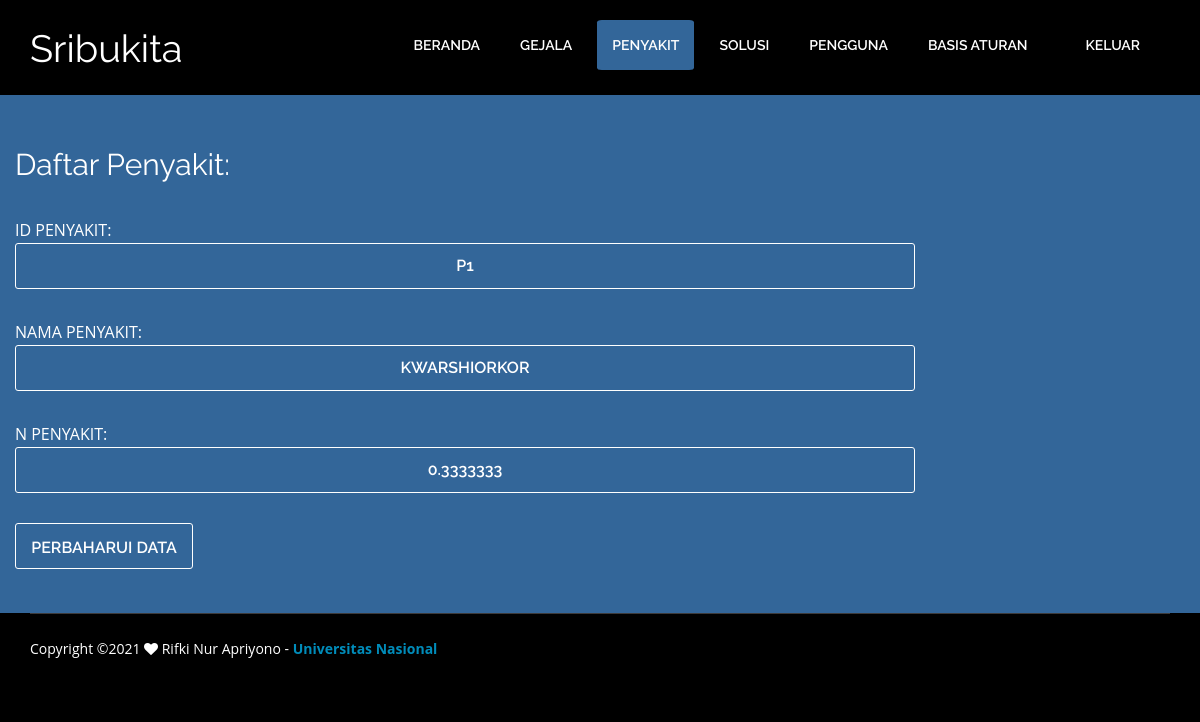
/admin/pen_edit.php?id_penyakit=p1, run on the app's committed database.
### tables this page shows
CREATE TABLE `daftar_penyakit` (
  `id_penyakit` varchar(10) DEFAULT NULL,
  `nama_penyakit` varchar(50) DEFAULT NULL,
  `npenyakit` double DEFAULT NULL
);

### admin/pen_edit.php (the view, shortened to what this page needs)
<!doctype html>
<?php include_once '../config.php'; ?>
<html style="background:#000;">
<head>
    <link href="../css/bootstrap.min.css" rel="stylesheet" type="text/css">
    <link href="../css/style.css" rel="stylesheet" type="text/css">
    <link href="../css/font-awesome.css" rel="stylesheet" type="text/css">
    <link href="../css/animate.css" rel="stylesheet" type="text/css">
</head>
<body>
<header id="header_wrapper">
<div class="container">
<div class="header_box">
    <div class="logo">
    <h2 class="ff">Sribukita</h2></div>
<nav class="navbar navbar-inverse" role="navigation">
<div id="main-nav" class="collapse navbar-collapse navStyle">
    <ul class="nav navbar-nav" id="mainNav">
        <li><a href="index.php">Beranda</a></li>
        <li><a href="gejala.php">Gejala</a></li>
        <li class="active"><a href="#">Penyakit</a></li>
        <li><a href="solusi.php">Solusi</a></li>
        <li><a href="pengguna.php">Pengguna</a></li>
        <li><a href="basis_aturan.php">Basis Aturan</a></li>
        <li><a href="../keluar.php">Keluar</a></li>
    </ul>
</div>
</nav>
</div>
</div>
</header>
<section id="beranda" class="top_cont_outer">
<div class="hero_wrapper">
<div class="container">
<div class="beranda">
<div class="row">
<div>
<div class="top_left_cont zoomIn wow animated">
    <h2>Daftar Penyakit:</h2>
<form action="pen_prosesedit.php" method="post">
    <?php
	$id = $_GET['id_penyakit'];
	$data = mysqli_query($con, "select * from daftar_penyakit where id_penyakit='$id'");
	while($d = mysqli_fetch_array($data)){
    ?>
    <p>ID PENYAKIT: &nbsp;&nbsp;&nbsp;<input type="text" name="id_penyakit" class="read_more2" value="<?php echo $d['id_penyakit']; ?>" readonly></p>
    <p>NAMA PENYAKIT: &nbsp;&nbsp;&nbsp;<input type="text" name="nama_penyakit" class="read_more2" value="<?php echo $d['nama_penyakit']; ?>" required="required"></p>
    <p>N PENYAKIT: &nbsp;&nbsp;&nbsp;<input type="text" name="npenyakit" class="read_more2" value="<?php echo $d['npenyakit']; ?>" required="required"></p>
    <button type="submit" class="read_more2">PERBAHARUI DATA</button>
    <?php } ?>
</form>
</div>
</div>
</div>
</div>
</div>
</div>
</section>
<footer class="footer_wrapper" id="contact_periksa">
<div class="container">
<div class="footer_bottom">
    Copyright ©<?php echo date("Y"); ?> <i class="fa fa-heart pulse"></i> Rifki Nur Apriyono - <b><a style="color: #008cba" href="https://www.unas.ac.id/" target="_blank">Universitas Nasional</a></b>
</div>
</div>
</footer>
</body>
</html>

### css/style.css (style rules this page uses)
ul { list-style: none; }
a, a:hover, a:active { outline: 0px !important; }
button, button:hover, button:active { outline: 0px !important; }
input, input:hover, input:active { outline: 0px !important; }
body { font-family: 'Open Sans', sans-serif; font-size: 14px; font-weight: normal; color: #fff; margin: 0; }
h2 { font-size: 38px; color: #000000; font-family: 'Raleway', sans-serif; font-weight: normal; margin: 0px 0 25px 0; text-align: center; }
p { line-height: 24px; margin: 0; }
#header_wrapper { background: #000; padding: 20px 0px 0px 0px; }
.header_box { position: relative; }
.logo { float: left; margin-top: 8px; position: relative; z-index: 2; }
.navbar-inverse { background-color: transparent; border-color: transparent; }
.navbar { border: 0px solid #fff; min-height: 40px; margin-bottom: 0px; }
.navbar-inverse .navbar-nav > li > a { color: #FFF; }
.navStyle { float: right; }
.navStyle ul { list-style: none; padding: 0px; }
.navStyle ul li { display: inline-block; margin: 0 5px; }
.navStyle ul li:first-child { ; }
.navStyle ul li:last-child { margin: 0 0 0 23px; }
.navStyle ul li a { display: block; font-size: 14px; color: #000000; font-family: 'Raleway', sans-serif; text-decoration: none; text-transform: uppercase; font-weight: 600; transition: all 0.2s ease-in-out; -moz-transition: all 0.2s ease-in-out; -webkit-transition: all 0.2s ease-in-out; }
.navbar-inverse .navbar-nav > .active > a, .navbar-inverse .navbar-nav > .active > a:hover, .navbar-inverse .navbar-nav > .active > a:focus { color: #fff; background-color: #336699; border-radius:5%; }
.top_cont_outer { background: #336699; position: relative; }
.beranda { position: relative; }
.beranda p { text-align:justify; }
.top_left_cont { padding: 44px 0; }
.top_left_cont h2 { font-size: 30px; color: #FFF; line-height: 52px; margin: 0 0 26px 0; font-family: 'Raleway', sans-serif; text-align: justify; }
.top_left_cont p { font-size: 16px; color: #fff; margin: 0 0 30px 0; line-height: 26px; }
button.read_more2 { font-family: 'Raleway', sans-serif; display: block; font-size: 16px; width: 178px; height: 46px; line-height: 46px; border-radius: 3px; text-align: center; text-transform: uppercase; font-weight: 600; transition: all 0.2s ease-in-out; -moz-transition: all 0.2s ease-in-out; -webkit-transition: all 0.2s ease-in-out; background: transparent; color: #fff; border: 1px solid #fff; }
input.read_more2 { font-family: 'Raleway', sans-serif; display: block; font-size: 16px; width: 900px; height: 46px; line-height: 46px; border-radius: 3px; text-align: center; text-transform: uppercase; font-weight: 600; transition: all 0.2s ease-in-out; -moz-transition: all 0.2s ease-in-out; -webkit-transition: all 0.2s ease-in-out; background: transparent; color: #fff; border: 1px solid #fff; }
.footer_wrapper { background: #000000; }
.footer_bottom { border-top: 1px solid #3C3A3A; padding: 25px 0; }
#contact_periksa { padding: 0px 0 10px; }

### admin/pen_edit.php (style rules this page uses)
.ff { color: #fff; }

### data on the page
daftar_penyakit: id_penyakit "p1", nama_penyakit "Kwarshiorkor", npenyakit "0.3333333"
